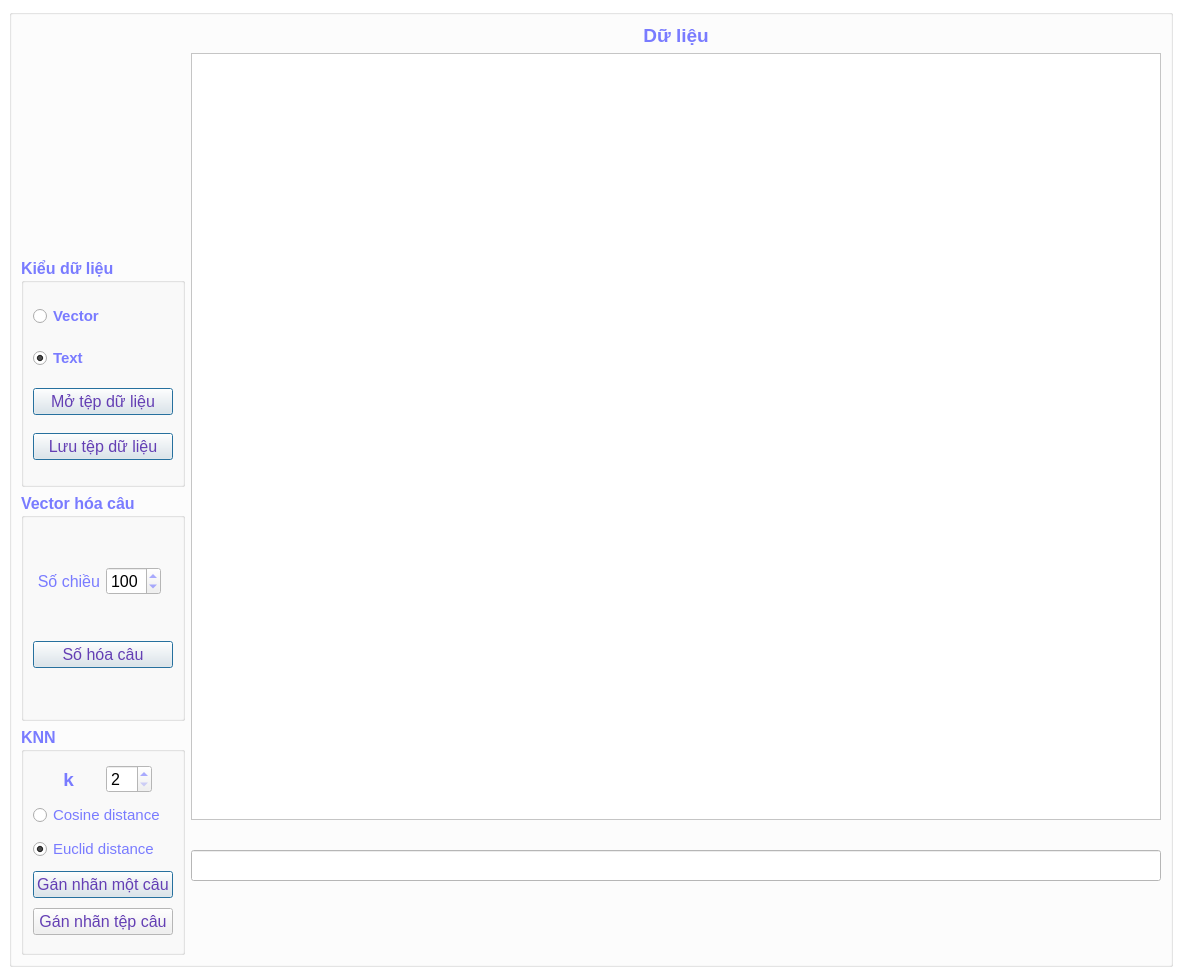
<?xml version="1.0" encoding="UTF-8"?>
<ui version="4.0">
 <author>NghiLam</author>
 <class>MainWindow</class>
 <widget class="QMainWindow" name="MainWindow">
  <property name="windowModality">
   <enum>Qt::NonModal</enum>
  </property>
  <property name="enabled">
   <bool>true</bool>
  </property>
  <property name="geometry">
   <rect>
    <x>0</x>
    <y>0</y>
    <width>1182</width>
    <height>976</height>
   </rect>
  </property>
  <property name="palette">
   <palette>
    <active>
     <colorrole role="WindowText">
      <brush brushstyle="SolidPattern">
       <color alpha="255">
        <red>121</red>
        <green>123</green>
        <blue>255</blue>
       </color>
      </brush>
     </colorrole>
     <colorrole role="Button">
      <brush brushstyle="SolidPattern">
       <color alpha="255">
        <red>255</red>
        <green>255</green>
        <blue>255</blue>
       </color>
      </brush>
     </colorrole>
     <colorrole role="Light">
      <brush brushstyle="SolidPattern">
       <color alpha="255">
        <red>255</red>
        <green>255</green>
        <blue>255</blue>
       </color>
      </brush>
     </colorrole>
     <colorrole role="Midlight">
      <brush brushstyle="SolidPattern">
       <color alpha="255">
        <red>255</red>
        <green>255</green>
        <blue>255</blue>
       </color>
      </brush>
     </colorrole>
     <colorrole role="Dark">
      <brush brushstyle="SolidPattern">
       <color alpha="255">
        <red>127</red>
        <green>127</green>
        <blue>127</blue>
       </color>
      </brush>
     </colorrole>
     <colorrole role="Mid">
      <brush brushstyle="SolidPattern">
       <color alpha="255">
        <red>170</red>
        <green>170</green>
        <blue>170</blue>
       </color>
      </brush>
     </colorrole>
     <colorrole role="Text">
      <brush brushstyle="SolidPattern">
       <color alpha="255">
        <red>0</red>
        <green>0</green>
        <blue>0</blue>
       </color>
      </brush>
     </colorrole>
     <colorrole role="BrightText">
      <brush brushstyle="SolidPattern">
       <color alpha="255">
        <red>255</red>
        <green>255</green>
        <blue>255</blue>
       </color>
      </brush>
     </colorrole>
     <colorrole role="ButtonText">
      <brush brushstyle="SolidPattern">
       <color alpha="255">
        <red>100</red>
        <green>63</green>
        <blue>180</blue>
       </color>
      </brush>
     </colorrole>
     <colorrole role="Base">
      <brush brushstyle="SolidPattern">
       <color alpha="255">
        <red>255</red>
        <green>255</green>
        <blue>255</blue>
       </color>
      </brush>
     </colorrole>
     <colorrole role="Window">
      <brush brushstyle="SolidPattern">
       <color alpha="255">
        <red>255</red>
        <green>255</green>
        <blue>255</blue>
       </color>
      </brush>
     </colorrole>
     <colorrole role="Shadow">
      <brush brushstyle="SolidPattern">
       <color alpha="255">
        <red>0</red>
        <green>0</green>
        <blue>0</blue>
       </color>
      </brush>
     </colorrole>
     <colorrole role="AlternateBase">
      <brush brushstyle="SolidPattern">
       <color alpha="255">
        <red>255</red>
        <green>255</green>
        <blue>255</blue>
       </color>
      </brush>
     </colorrole>
     <colorrole role="ToolTipBase">
      <brush brushstyle="SolidPattern">
       <color alpha="255">
        <red>255</red>
        <green>255</green>
        <blue>220</blue>
       </color>
      </brush>
     </colorrole>
     <colorrole role="ToolTipText">
      <brush brushstyle="SolidPattern">
       <color alpha="255">
        <red>0</red>
        <green>0</green>
        <blue>0</blue>
       </color>
      </brush>
     </colorrole>
    </active>
    <inactive>
     <colorrole role="WindowText">
      <brush brushstyle="SolidPattern">
       <color alpha="255">
        <red>121</red>
        <green>123</green>
        <blue>255</blue>
       </color>
      </brush>
     </colorrole>
     <colorrole role="Button">
      <brush brushstyle="SolidPattern">
       <color alpha="255">
        <red>255</red>
        <green>255</green>
        <blue>255</blue>
       </color>
      </brush>
     </colorrole>
     <colorrole role="Light">
      <brush brushstyle="SolidPattern">
       <color alpha="255">
        <red>255</red>
        <green>255</green>
        <blue>255</blue>
       </color>
      </brush>
     </colorrole>
     <colorrole role="Midlight">
      <brush brushstyle="SolidPattern">
       <color alpha="255">
        <red>255</red>
        <green>255</green>
        <blue>255</blue>
       </color>
      </brush>
     </colorrole>
     <colorrole role="Dark">
      <brush brushstyle="SolidPattern">
       <color alpha="255">
        <red>127</red>
        <green>127</green>
        <blue>127</blue>
       </color>
      </brush>
     </colorrole>
     <colorrole role="Mid">
      <brush brushstyle="SolidPattern">
       <color alpha="255">
        <red>170</red>
        <green>170</green>
        <blue>170</blue>
       </color>
      </brush>
     </colorrole>
     <colorrole role="Text">
      <brush brushstyle="SolidPattern">
       <color alpha="255">
        <red>0</red>
        <green>0</green>
        <blue>0</blue>
       </color>
      </brush>
     </colorrole>
     <colorrole role="BrightText">
      <brush brushstyle="SolidPattern">
       <color alpha="255">
        <red>255</red>
        <green>255</green>
        <blue>255</blue>
       </color>
      </brush>
     </colorrole>
     <colorrole role="ButtonText">
      <brush brushstyle="SolidPattern">
       <color alpha="255">
        <red>100</red>
        <green>63</green>
        <blue>180</blue>
       </color>
      </brush>
     </colorrole>
     <colorrole role="Base">
      <brush brushstyle="SolidPattern">
       <color alpha="255">
        <red>255</red>
        <green>255</green>
        <blue>255</blue>
       </color>
      </brush>
     </colorrole>
     <colorrole role="Window">
      <brush brushstyle="SolidPattern">
       <color alpha="255">
        <red>255</red>
        <green>255</green>
        <blue>255</blue>
       </color>
      </brush>
     </colorrole>
     <colorrole role="Shadow">
      <brush brushstyle="SolidPattern">
       <color alpha="255">
        <red>0</red>
        <green>0</green>
        <blue>0</blue>
       </color>
      </brush>
     </colorrole>
     <colorrole role="AlternateBase">
      <brush brushstyle="SolidPattern">
       <color alpha="255">
        <red>255</red>
        <green>255</green>
        <blue>255</blue>
       </color>
      </brush>
     </colorrole>
     <colorrole role="ToolTipBase">
      <brush brushstyle="SolidPattern">
       <color alpha="255">
        <red>255</red>
        <green>255</green>
        <blue>220</blue>
       </color>
      </brush>
     </colorrole>
     <colorrole role="ToolTipText">
      <brush brushstyle="SolidPattern">
       <color alpha="255">
        <red>0</red>
        <green>0</green>
        <blue>0</blue>
       </color>
      </brush>
     </colorrole>
    </inactive>
    <disabled>
     <colorrole role="WindowText">
      <brush brushstyle="SolidPattern">
       <color alpha="255">
        <red>127</red>
        <green>127</green>
        <blue>127</blue>
       </color>
      </brush>
     </colorrole>
     <colorrole role="Button">
      <brush brushstyle="SolidPattern">
       <color alpha="255">
        <red>255</red>
        <green>255</green>
        <blue>255</blue>
       </color>
      </brush>
     </colorrole>
     <colorrole role="Light">
      <brush brushstyle="SolidPattern">
       <color alpha="255">
        <red>255</red>
        <green>255</green>
        <blue>255</blue>
       </color>
      </brush>
     </colorrole>
     <colorrole role="Midlight">
      <brush brushstyle="SolidPattern">
       <color alpha="255">
        <red>255</red>
        <green>255</green>
        <blue>255</blue>
       </color>
      </brush>
     </colorrole>
     <colorrole role="Dark">
      <brush brushstyle="SolidPattern">
       <color alpha="255">
        <red>127</red>
        <green>127</green>
        <blue>127</blue>
       </color>
      </brush>
     </colorrole>
     <colorrole role="Mid">
      <brush brushstyle="SolidPattern">
       <color alpha="255">
        <red>170</red>
        <green>170</green>
        <blue>170</blue>
       </color>
      </brush>
     </colorrole>
     <colorrole role="Text">
      <brush brushstyle="SolidPattern">
       <color alpha="255">
        <red>127</red>
        <green>127</green>
        <blue>127</blue>
       </color>
      </brush>
     </colorrole>
     <colorrole role="BrightText">
      <brush brushstyle="SolidPattern">
       <color alpha="255">
        <red>255</red>
        <green>255</green>
        <blue>255</blue>
       </color>
      </brush>
     </colorrole>
     <colorrole role="ButtonText">
      <brush brushstyle="SolidPattern">
       <color alpha="255">
        <red>127</red>
        <green>127</green>
        <blue>127</blue>
       </color>
      </brush>
     </colorrole>
     <colorrole role="Base">
      <brush brushstyle="SolidPattern">
       <color alpha="255">
        <red>255</red>
        <green>255</green>
        <blue>255</blue>
       </color>
      </brush>
     </colorrole>
     <colorrole role="Window">
      <brush brushstyle="SolidPattern">
       <color alpha="255">
        <red>255</red>
        <green>255</green>
        <blue>255</blue>
       </color>
      </brush>
     </colorrole>
     <colorrole role="Shadow">
      <brush brushstyle="SolidPattern">
       <color alpha="255">
        <red>0</red>
        <green>0</green>
        <blue>0</blue>
       </color>
      </brush>
     </colorrole>
     <colorrole role="AlternateBase">
      <brush brushstyle="SolidPattern">
       <color alpha="255">
        <red>255</red>
        <green>255</green>
        <blue>255</blue>
       </color>
      </brush>
     </colorrole>
     <colorrole role="ToolTipBase">
      <brush brushstyle="SolidPattern">
       <color alpha="255">
        <red>255</red>
        <green>255</green>
        <blue>220</blue>
       </color>
      </brush>
     </colorrole>
     <colorrole role="ToolTipText">
      <brush brushstyle="SolidPattern">
       <color alpha="255">
        <red>0</red>
        <green>0</green>
        <blue>0</blue>
       </color>
      </brush>
     </colorrole>
    </disabled>
   </palette>
  </property>
  <property name="windowTitle">
   <string/>
  </property>
  <property name="autoFillBackground">
   <bool>true</bool>
  </property>
  <property name="toolButtonStyle">
   <enum>Qt::ToolButtonIconOnly</enum>
  </property>
  <property name="tabShape">
   <enum>QTabWidget::Rounded</enum>
  </property>
  <widget class="QWidget" name="centralwidget">
   <layout class="QGridLayout" name="gridLayout">
    <item row="1" column="0">
     <widget class="QGroupBox" name="groupBox">
      <property name="palette">
       <palette>
        <active>
         <colorrole role="Button">
          <brush brushstyle="SolidPattern">
           <color alpha="255">
            <red>170</red>
            <green>170</green>
            <blue>255</blue>
           </color>
          </brush>
         </colorrole>
        </active>
        <inactive>
         <colorrole role="Button">
          <brush brushstyle="SolidPattern">
           <color alpha="255">
            <red>240</red>
            <green>240</green>
            <blue>240</blue>
           </color>
          </brush>
         </colorrole>
        </inactive>
        <disabled>
         <colorrole role="Button">
          <brush brushstyle="SolidPattern">
           <color alpha="255">
            <red>240</red>
            <green>240</green>
            <blue>240</blue>
           </color>
          </brush>
         </colorrole>
        </disabled>
       </palette>
      </property>
      <property name="title">
       <string/>
      </property>
      <layout class="QGridLayout" name="gridLayout_2">
       <item row="0" column="0" rowspan="2">
        <layout class="QVBoxLayout" name="verticalLayout_6">
         <item>
          <widget class="QLabel" name="labelLogo">
           <property name="font">
            <font>
             <pointsize>14</pointsize>
            </font>
           </property>
           <property name="text">
            <string/>
           </property>
          </widget>
         </item>
         <item>
          <widget class="QGroupBox" name="groupBoxInput">
           <property name="font">
            <font>
             <pointsize>12</pointsize>
             <weight>75</weight>
             <bold>true</bold>
            </font>
           </property>
           <property name="title">
            <string>Kiểu dữ liệu</string>
           </property>
           <layout class="QVBoxLayout" name="verticalLayout_4">
            <item>
             <widget class="QRadioButton" name="radioVector">
              <property name="font">
               <font>
                <pointsize>11</pointsize>
               </font>
              </property>
              <property name="text">
               <string>Vector</string>
              </property>
             </widget>
            </item>
            <item>
             <widget class="QRadioButton" name="radioText">
              <property name="font">
               <font>
                <pointsize>11</pointsize>
               </font>
              </property>
              <property name="text">
               <string>Text</string>
              </property>
              <property name="checked">
               <bool>true</bool>
              </property>
             </widget>
            </item>
            <item>
             <widget class="QPushButton" name="btnImport">
              <property name="font">
               <font>
                <pointsize>12</pointsize>
                <weight>50</weight>
                <bold>false</bold>
               </font>
              </property>
              <property name="layoutDirection">
               <enum>Qt::LeftToRight</enum>
              </property>
              <property name="text">
               <string>Mở tệp dữ liệu</string>
              </property>
              <property name="default">
               <bool>true</bool>
              </property>
              <property name="flat">
               <bool>false</bool>
              </property>
             </widget>
            </item>
            <item>
             <widget class="QPushButton" name="btnExport">
              <property name="font">
               <font>
                <pointsize>12</pointsize>
                <weight>50</weight>
                <bold>false</bold>
               </font>
              </property>
              <property name="layoutDirection">
               <enum>Qt::LeftToRight</enum>
              </property>
              <property name="text">
               <string>Lưu tệp dữ liệu</string>
              </property>
              <property name="default">
               <bool>true</bool>
              </property>
              <property name="flat">
               <bool>false</bool>
              </property>
             </widget>
            </item>
           </layout>
          </widget>
         </item>
         <item>
          <widget class="QGroupBox" name="groupBoxVectorize">
           <property name="font">
            <font>
             <pointsize>12</pointsize>
             <weight>75</weight>
             <bold>true</bold>
            </font>
           </property>
           <property name="title">
            <string>Vector hóa câu</string>
           </property>
           <layout class="QVBoxLayout" name="verticalLayout_5">
            <item>
             <layout class="QHBoxLayout" name="horizontalLayout">
              <item>
               <widget class="QLabel" name="label_11">
                <property name="font">
                 <font>
                  <pointsize>12</pointsize>
                  <weight>50</weight>
                  <bold>false</bold>
                 </font>
                </property>
                <property name="text">
                 <string>Số chiều</string>
                </property>
                <property name="alignment">
                 <set>Qt::AlignRight|Qt::AlignTrailing|Qt::AlignVCenter</set>
                </property>
               </widget>
              </item>
              <item alignment="Qt::AlignLeft">
               <widget class="QSpinBox" name="spinBoxVecSize">
                <property name="font">
                 <font>
                  <pointsize>12</pointsize>
                  <weight>50</weight>
                  <bold>false</bold>
                 </font>
                </property>
                <property name="minimum">
                 <number>1</number>
                </property>
                <property name="maximum">
                 <number>300</number>
                </property>
                <property name="singleStep">
                 <number>20</number>
                </property>
                <property name="value">
                 <number>100</number>
                </property>
               </widget>
              </item>
             </layout>
            </item>
            <item>
             <widget class="QPushButton" name="btnVectorize">
              <property name="font">
               <font>
                <pointsize>12</pointsize>
                <weight>50</weight>
                <bold>false</bold>
               </font>
              </property>
              <property name="text">
               <string>Số hóa câu</string>
              </property>
              <property name="default">
               <bool>true</bool>
              </property>
              <property name="flat">
               <bool>false</bool>
              </property>
             </widget>
            </item>
           </layout>
          </widget>
         </item>
         <item>
          <widget class="QGroupBox" name="groupBoxKNN">
           <property name="font">
            <font>
             <pointsize>12</pointsize>
             <weight>75</weight>
             <bold>true</bold>
            </font>
           </property>
           <property name="title">
            <string>KNN</string>
           </property>
           <layout class="QVBoxLayout" name="verticalLayout_3">
            <item>
             <layout class="QHBoxLayout" name="horizontalLayout_3">
              <item alignment="Qt::AlignHCenter">
               <widget class="QLabel" name="label_10">
                <property name="font">
                 <font>
                  <pointsize>14</pointsize>
                  <weight>75</weight>
                  <bold>true</bold>
                 </font>
                </property>
                <property name="text">
                 <string> k</string>
                </property>
                <property name="alignment">
                 <set>Qt::AlignRight|Qt::AlignTrailing|Qt::AlignVCenter</set>
                </property>
               </widget>
              </item>
              <item alignment="Qt::AlignLeft">
               <widget class="QSpinBox" name="spinBoxK">
                <property name="font">
                 <font>
                  <pointsize>12</pointsize>
                  <weight>50</weight>
                  <bold>false</bold>
                 </font>
                </property>
                <property name="minimum">
                 <number>2</number>
                </property>
                <property name="maximum">
                 <number>20</number>
                </property>
               </widget>
              </item>
             </layout>
            </item>
            <item>
             <widget class="QRadioButton" name="radioButtonCosine">
              <property name="font">
               <font>
                <pointsize>11</pointsize>
                <weight>50</weight>
                <bold>false</bold>
               </font>
              </property>
              <property name="text">
               <string>Cosine distance</string>
              </property>
              <property name="checkable">
               <bool>false</bool>
              </property>
              <property name="checked">
               <bool>false</bool>
              </property>
             </widget>
            </item>
            <item>
             <widget class="QRadioButton" name="radioButtonEuclid">
              <property name="font">
               <font>
                <pointsize>11</pointsize>
                <weight>50</weight>
                <bold>false</bold>
               </font>
              </property>
              <property name="text">
               <string>Euclid distance</string>
              </property>
              <property name="checked">
               <bool>true</bool>
              </property>
             </widget>
            </item>
            <item>
             <widget class="QPushButton" name="btnKNN">
              <property name="font">
               <font>
                <pointsize>12</pointsize>
                <weight>50</weight>
                <bold>false</bold>
               </font>
              </property>
              <property name="text">
               <string>Gán nhãn một câu</string>
              </property>
              <property name="default">
               <bool>true</bool>
              </property>
              <property name="flat">
               <bool>false</bool>
              </property>
             </widget>
            </item>
            <item>
             <widget class="QPushButton" name="btnKNNFile">
              <property name="enabled">
               <bool>true</bool>
              </property>
              <property name="font">
               <font>
                <pointsize>12</pointsize>
                <weight>50</weight>
                <bold>false</bold>
               </font>
              </property>
              <property name="text">
               <string>Gán nhãn tệp câu</string>
              </property>
             </widget>
            </item>
           </layout>
          </widget>
         </item>
        </layout>
       </item>
       <item row="0" column="1">
        <layout class="QVBoxLayout" name="verticalLayout">
         <item>
          <widget class="QLabel" name="labelInputName">
           <property name="font">
            <font>
             <pointsize>14</pointsize>
             <weight>75</weight>
             <bold>true</bold>
            </font>
           </property>
           <property name="text">
            <string>Dữ liệu</string>
           </property>
           <property name="alignment">
            <set>Qt::AlignCenter</set>
           </property>
          </widget>
         </item>
         <item>
          <widget class="QPlainTextEdit" name="plainTextInput">
           <property name="font">
            <font>
             <pointsize>14</pointsize>
            </font>
           </property>
           <property name="sizeAdjustPolicy">
            <enum>QAbstractScrollArea::AdjustToContents</enum>
           </property>
           <property name="plainText">
            <string/>
           </property>
          </widget>
         </item>
         <item>
          <widget class="QLabel" name="labelInput">
           <property name="font">
            <font>
             <pointsize>12</pointsize>
             <italic>true</italic>
            </font>
           </property>
           <property name="layoutDirection">
            <enum>Qt::LeftToRight</enum>
           </property>
           <property name="text">
            <string/>
           </property>
           <property name="alignment">
            <set>Qt::AlignRight|Qt::AlignTrailing|Qt::AlignVCenter</set>
           </property>
          </widget>
         </item>
         <item>
          <widget class="QLineEdit" name="lineEditPredict">
           <property name="font">
            <font>
             <pointsize>14</pointsize>
            </font>
           </property>
           <property name="placeholderText">
            <string/>
           </property>
          </widget>
         </item>
         <item>
          <widget class="QLabel" name="labelLog2">
           <property name="font">
            <font>
             <pointsize>20</pointsize>
            </font>
           </property>
           <property name="text">
            <string/>
           </property>
          </widget>
         </item>
        </layout>
       </item>
       <item row="1" column="1">
        <widget class="QLabel" name="labelLog">
         <property name="font">
          <font>
           <pointsize>20</pointsize>
           <italic>true</italic>
          </font>
         </property>
         <property name="layoutDirection">
          <enum>Qt::LeftToRight</enum>
         </property>
         <property name="text">
          <string/>
         </property>
         <property name="indent">
          <number>1</number>
         </property>
        </widget>
       </item>
      </layout>
     </widget>
    </item>
   </layout>
  </widget>
  <action name="actionWhat_is_Apriori">
   <property name="text">
    <string>What is Apriori?</string>
   </property>
  </action>
  <action name="actionWhatIsApriori">
   <property name="text">
    <string>Apriori là gì?</string>
   </property>
  </action>
 </widget>
 <resources/>
 <connections/>
</ui>
